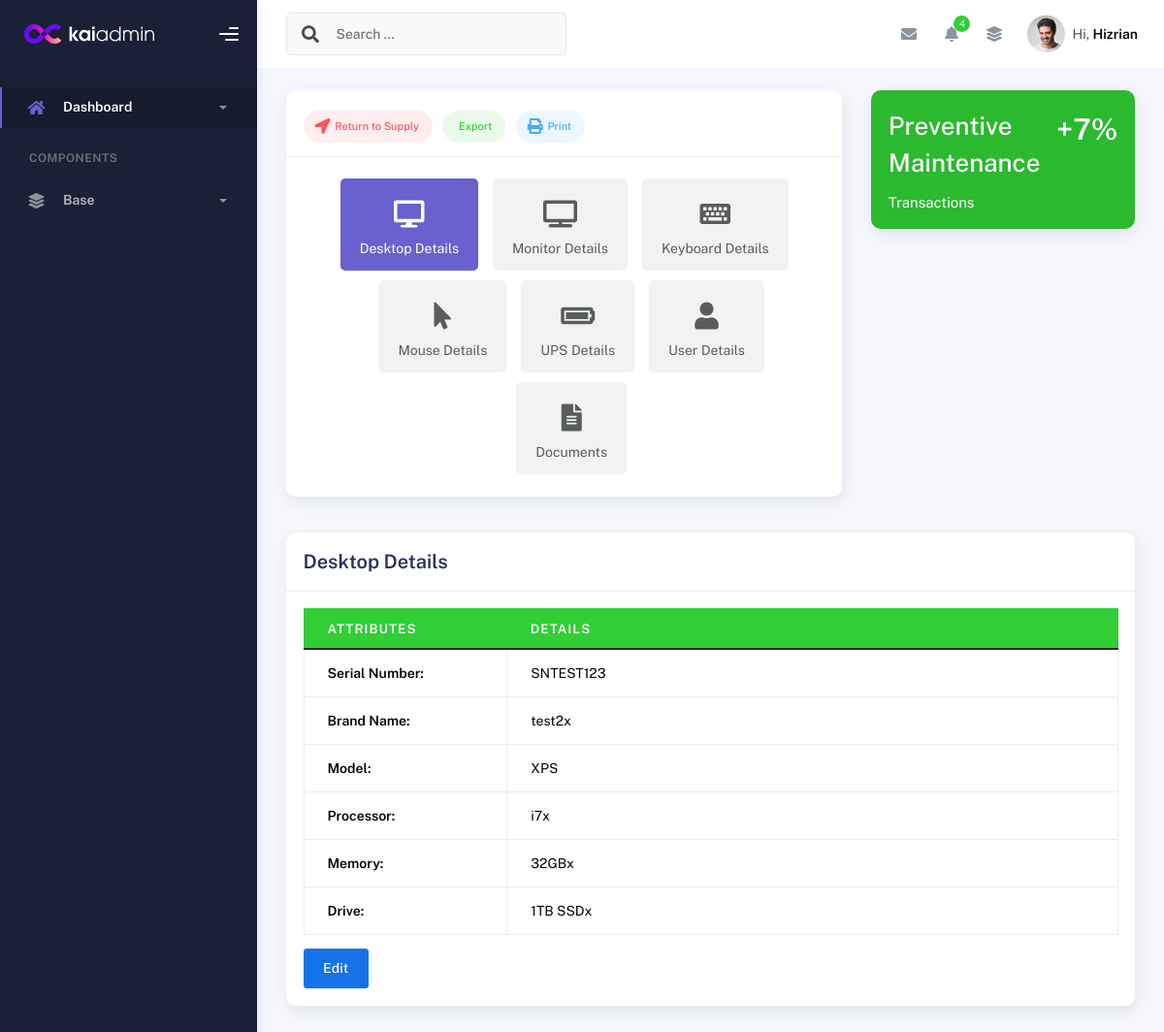
The page /6/ on the database as committed earlier.
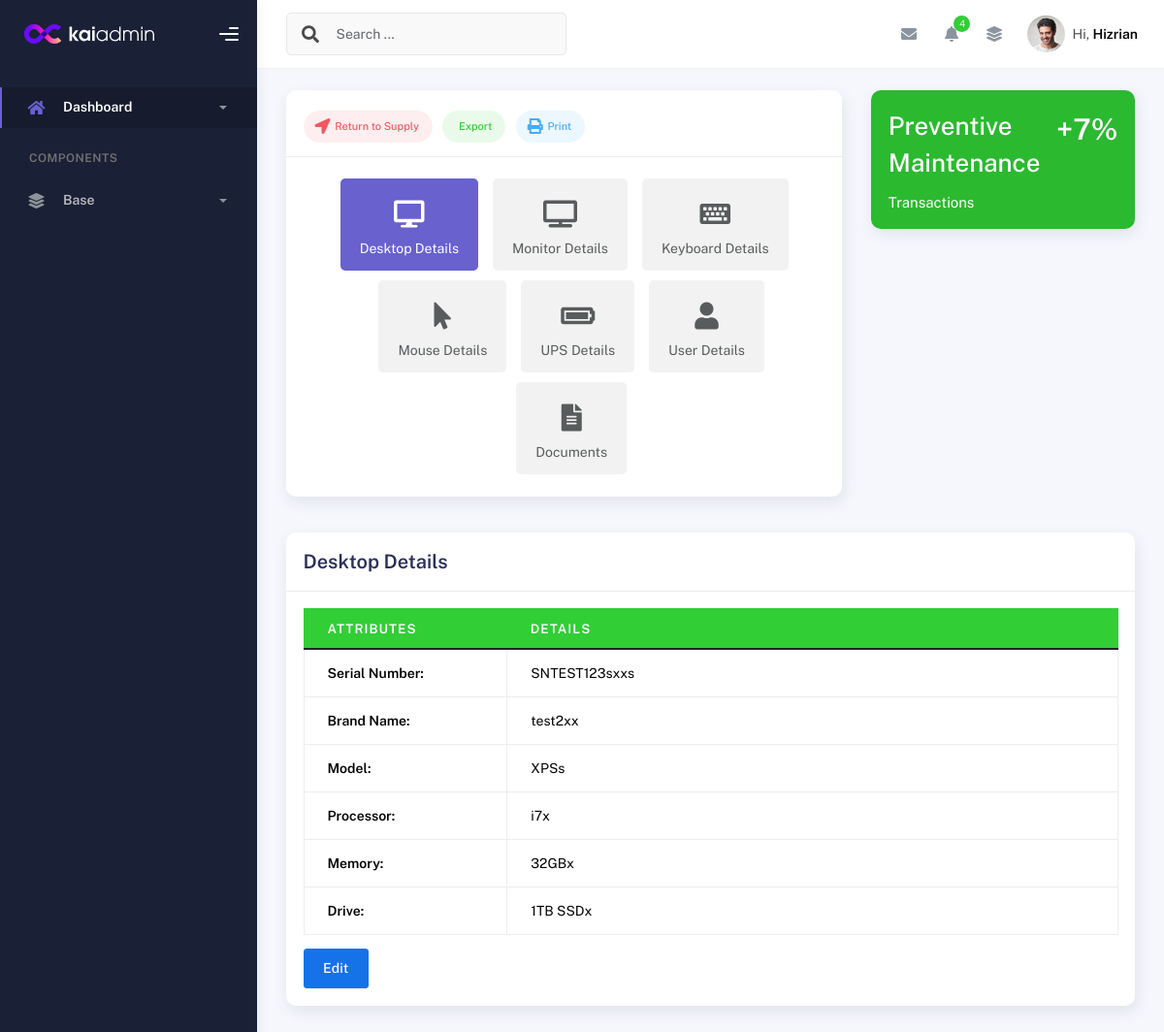
The same page on the database as committed later.
### inventory/models.py (models this page shows, shortened)
class DESKTOPPACKAGE(models.Model):
    id = models.AutoField(primary_key=True)
    EQUIPMENT_CHOICES = [
        ('Desktop', 'Desktop'),
        ('Laptop', 'Laptop'),
        ('UPS', 'UPS'),
        ('Mouse', 'Mouse'),
    ]
    name = models.CharField(
        max_length=100,
        choices=EQUIPMENT_CHOICES,  # Use choices here
        default='desktop'  # Default value if needed
    )
    desktop_SerialNo = models.CharField(max_length=100)
    desktop_BrandName = models.CharField(max_length=100)
    desktop_Model = models.CharField(max_length=100)
    desktop_Processor = models.CharField(max_length=33)
    desktop_Memory = models.CharField(max_length=100)
    desktop_Drive = models.CharField(max_length=332)
    desktop_Graphics = models.CharField(max_length=100, blank=True, null=True)
    desktop_Graphics_Size = models.CharField(max_length=100, blank=True, null=True)
    desktop_OS = models.CharField(max_length=100, blank=True, null=True)
    desktop_Office = models.CharField(max_length=100, blank=True, null=True)
    desktop_OS_keys = models.CharField(max_length=100, blank=True, null=True)
    desktop_Office_keys = models.CharField(max_length=100, blank=True, null=True)
    desktop_Image = models.ImageField(upload_to='equipment_images/', blank=True, null=True)  # Add this line
    desktop_Monitor_SN = models.CharField(max_length=100, blank=True, null=True)
    desktop_Monitor_Brand = models.CharField(max_length=100, blank=True, null=True)
    desktop_Monitor_Model = models.CharField(max_length=100, blank=True, null=True)
    desktop_Monitor_Size = models.CharField(max_length=100, blank=True, null=True)
    desktop_Keyboard_SN = models.CharField(max_length=100, blank=True, null=True)
    desktop_keyboard_Brand = models.CharField(max_length=100, blank=True, null=True)
    desktop_keyboard_Model = models.CharField(max_length=100, blank=True, null=True)
    desktop_Mouse_SN = models.CharField(max_length=100, blank=True, null=True)
    desktop_Mouse_Brand = models.CharField(max_length=100, blank=True, null=True)
    desktop_Mouse_Model = models.CharField(max_length=100, blank=True, null=True)
    desktop_UPS_SN = models.CharField(max_length=100, blank=True, null=True)
    desktop_UPS_Brand = models.CharField(max_length=100, blank=True, null=True)
    desktop_UPS_Model = models.CharField(max_length=100, blank=True, null=True)
    desktop_Asset_owner = models.CharField(max_length=100, blank=True, null=True)
    desktop_Asset_designation = models.CharField(max_length=100, blank=True, null=True)
    desktop_Asset_section = models.CharField(max_length=100, blank=True, null=True)
    desktop_Enduser = models.CharField(max_length=100, blank=True, null=True)
    desktop_Enduser_designation = models.CharField(max_length=100, blank=True, null=True)
    desktop_Enduser_section = models.CharField(max_length=100, blank=True, null=True)
    desktop_PAR = models.CharField(max_length=100, blank=True, null=True)
    desktop_Propertyno = models.CharField(max_length=100, blank=True, null=True)
    desktop_Acquisition_Type = models.CharField(max_length=100, blank=True, null=True)
    desktop_Value = models.CharField(max_length=100, blank=True, null=True)
    desktop_Datereceived= models.CharField(max_length=100, blank=True, null=True)
    desktop_Dateinspected = models.CharField(max_length=100, blank=True, null=True)
    desktop_Supplier = models.CharField(max_length=100, blank=True, null=True)
    desktop_Status = models.CharField(max_length=100, blank=True, null=True)
    desktop_Computer_name = models.CharField(max_length=100, blank=True, null=True)
    is_disposed = models.BooleanField(default=False)  # Field to indicate disposal status, Default is False (not disposed)
    disposal_date = models.DateField(null=True, blank=True)  # Optional: Track the date of disposal

### inventory/views.py (the view, shortened to what this page needs)
# urls.py: path('<int:id>/', views.desktop_detailed_view, name='desktop_detailed_view'),  # Correct pattern for detailed view
def desktop_detailed_view(request, id):
    desktop = get_object_or_404(DESKTOPPACKAGE, id=id)
    return render(request, 'desktop_detailed_view.html', {'desktops': desktop})

### templates/desktop_detailed_view.html (shortened to what the changed rows need)
{% extends 'base.html' %}
{% block content %}
<div class="container">
  <div class="page-inner">
    <div class="row">
      <div class="col-md-4">
        <div class="card card-success bg-success2">
          <div class="card-body pb-0">
            <h2 class="mb-2">Preventive Maintenance</h2>
          </div>
        </div>
      </div>
    </div>
     <div class="tab-content mt-2 mb-3" id="pills-tabContent">
      <div class="tab-pane fade show active" id="pills-desktop" role="tabpanel" aria-labelledby="pills-desktop-tab">
    <div class="card">
      <div class="card-body">
        <table class="table table-head-bg-success table-bordered table-hover">
          <thead>
            <tr>
              <th scope="col-md-4 ms-auto me-auto">ATTRIBUTES</th>
              <th scope="col">DETAILS</th>
            </tr>
          </thead>
          <tbody>
            <tr>
              <td class="col-sm-6 col-md-3"><strong>Serial Number:</strong></td>
             <td> {{ desktops.desktop_SerialNo }}</td>
            </tr>
            <tr>
              <td class="col-sm-6 col-md-3"><strong>Brand Name:</strong></td>
              <td>{{ desktops.desktop_BrandName }}</td>
            </tr>
            <tr>
              <td class="col-sm-6 col-md-3"><strong>Model:</strong></td>
              <td>{{ desktops.desktop_Model }}</td>
            </tr>
            <tr>
              <td class="col-sm-6 col-md-3"><strong>Processor:</strong></td>
              <td>{{ desktops.desktop_Processor}}</td>
            </tr>
            <tr>
              <td class="col-sm-6 col-md-3"><strong>Memory:</strong></td>
              <td>{{ desktops.desktop_Memory }}</td>
            </tr>
            <tr>
              <td class="col-sm-6 col-md-3"><strong>Drive:</strong></td>
              <td>{{ desktops.desktop_Drive }}</td>
            </tr>
          </tbody>
        </table>
      </div>
    </div>
  </div>
{% endblock %}

Rows that differ between the two databases and show on the page:
changed DESKTOPPACKAGE "32GBx": desktop_SerialNo "SNTEST123" → "SNTEST123sxxs"; desktop_BrandName "test2x" → "test2xx"; desktop_Model "XPS" → "XPSs"
